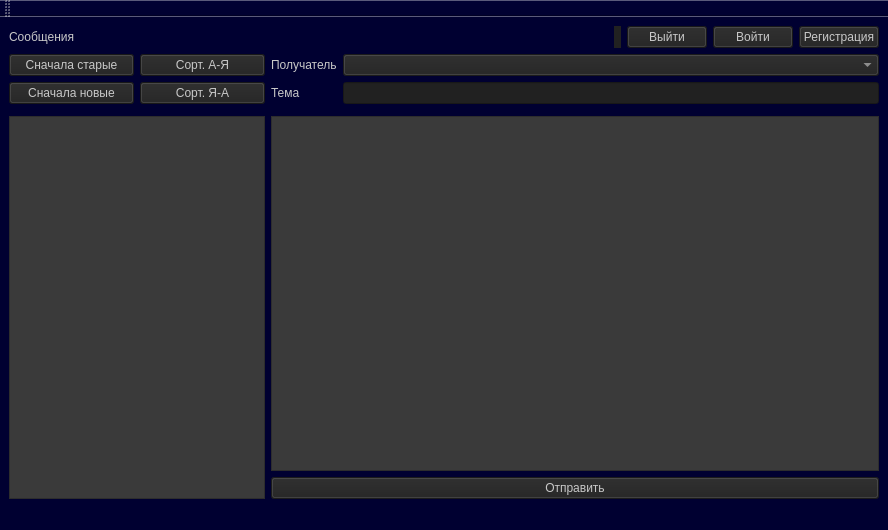
<?xml version="1.0" encoding="UTF-8"?>
<ui version="4.0">
 <class>MainWindow</class>
 <widget class="QMainWindow" name="MainWindow">
  <property name="geometry">
   <rect>
    <x>0</x>
    <y>0</y>
    <width>888</width>
    <height>530</height>
   </rect>
  </property>
  <property name="sizePolicy">
   <sizepolicy hsizetype="Minimum" vsizetype="Preferred">
    <horstretch>0</horstretch>
    <verstretch>0</verstretch>
   </sizepolicy>
  </property>
  <property name="windowTitle">
   <string>MainWindow</string>
  </property>
  <property name="styleSheet">
   <string notr="true">background-color: rgb(0, 0, 49);</string>
  </property>
  <widget class="QWidget" name="centralwidget">
   <layout class="QGridLayout" name="gridLayout">
    <item row="0" column="0" rowspan="6">
     <layout class="QVBoxLayout" name="verticalLayout"/>
    </item>
    <item row="1" column="3">
     <widget class="QLabel" name="label_2">
      <property name="styleSheet">
       <string notr="true">color: rgb(200, 200, 200);</string>
      </property>
      <property name="text">
       <string>Получатель</string>
      </property>
     </widget>
    </item>
    <item row="0" column="4">
     <layout class="QGridLayout" name="gridLayout_7">
      <item row="1" column="3">
       <widget class="QPushButton" name="loginButton">
        <property name="styleSheet">
         <string notr="true">color: rgb(200, 200, 200);
background-color: rgb(33, 33, 33);</string>
        </property>
        <property name="text">
         <string>Войти</string>
        </property>
       </widget>
      </item>
      <item row="1" column="2">
       <widget class="QPushButton" name="logoutButton">
        <property name="styleSheet">
         <string notr="true">color: rgb(200, 200, 200);
background-color: rgb(33, 33, 33);</string>
        </property>
        <property name="text">
         <string>Выйти</string>
        </property>
       </widget>
      </item>
      <item row="1" column="4">
       <widget class="QPushButton" name="registrationButton">
        <property name="styleSheet">
         <string notr="true">color: rgb(200, 200, 200);
background-color: rgb(33, 33, 33);</string>
        </property>
        <property name="text">
         <string>Регистрация</string>
        </property>
       </widget>
      </item>
      <item row="1" column="0">
       <spacer name="horizontalSpacer">
        <property name="orientation">
         <enum>Qt::Horizontal</enum>
        </property>
        <property name="sizeHint" stdset="0">
         <size>
          <width>40</width>
          <height>20</height>
         </size>
        </property>
       </spacer>
      </item>
      <item row="1" column="1">
       <widget class="QLabel" name="usernameLabel">
        <property name="styleSheet">
         <string notr="true">color: rgb(200, 200, 200);
background-color: rgb(33, 33, 33);</string>
        </property>
        <property name="text">
         <string/>
        </property>
       </widget>
      </item>
     </layout>
    </item>
    <item row="1" column="4">
     <layout class="QGridLayout" name="gridLayout_6">
      <item row="0" column="0">
       <widget class="QComboBox" name="comboBox">
        <property name="enabled">
         <bool>false</bool>
        </property>
        <property name="styleSheet">
         <string notr="true">color: rgb(200, 200, 200);
background-color: rgb(33, 33, 33);</string>
        </property>
       </widget>
      </item>
     </layout>
    </item>
    <item row="1" column="2">
     <widget class="QPushButton" name="alphabetDownUpSortButton">
      <property name="styleSheet">
       <string notr="true">color: rgb(200, 200, 200);
background-color: rgb(33, 33, 33);
</string>
      </property>
      <property name="text">
       <string>Сорт. А-Я</string>
      </property>
     </widget>
    </item>
    <item row="2" column="3">
     <widget class="QLabel" name="label">
      <property name="styleSheet">
       <string notr="true">color: rgb(200, 200, 200);</string>
      </property>
      <property name="text">
       <string>Тема</string>
      </property>
     </widget>
    </item>
    <item row="4" column="3" colspan="2">
     <widget class="QTextEdit" name="messageTextArea">
      <property name="enabled">
       <bool>false</bool>
      </property>
      <property name="styleSheet">
       <string notr="true">color: rgb(185, 185, 185);
background-color: rgb(58, 58, 58);</string>
      </property>
     </widget>
    </item>
    <item row="1" column="1">
     <widget class="QPushButton" name="timeDownUpSortButton">
      <property name="styleSheet">
       <string notr="true">color: rgb(200, 200, 200);
background-color: rgb(33, 33, 33);</string>
      </property>
      <property name="text">
       <string>Сначала старые</string>
      </property>
     </widget>
    </item>
    <item row="2" column="2">
     <widget class="QPushButton" name="alphabetUpDownSortButton">
      <property name="styleSheet">
       <string notr="true">color: rgb(200, 200, 200);
background-color: rgb(33, 33, 33);</string>
      </property>
      <property name="text">
       <string>Сорт. Я-А</string>
      </property>
     </widget>
    </item>
    <item row="5" column="3" colspan="2">
     <widget class="QPushButton" name="sendButton">
      <property name="enabled">
       <bool>false</bool>
      </property>
      <property name="styleSheet">
       <string notr="true">color: rgb(200, 200, 200);
background-color: rgb(33, 33, 33);</string>
      </property>
      <property name="text">
       <string>Отправить</string>
      </property>
     </widget>
    </item>
    <item row="2" column="1">
     <widget class="QPushButton" name="timeUpDownSortButton">
      <property name="styleSheet">
       <string notr="true">color: rgb(200, 200, 200);
background-color: rgb(33, 33, 33);</string>
      </property>
      <property name="text">
       <string>Сначала новые</string>
      </property>
     </widget>
    </item>
    <item row="2" column="4">
     <widget class="QLineEdit" name="subjectLineEdit">
      <property name="enabled">
       <bool>false</bool>
      </property>
      <property name="styleSheet">
       <string notr="true">color: rgb(200, 200, 200);
background-color: rgb(33, 33, 33);</string>
      </property>
     </widget>
    </item>
    <item row="4" column="1" rowspan="2" colspan="2">
     <widget class="QListWidget" name="messageList">
      <property name="styleSheet">
       <string notr="true">color: rgb(200, 200, 200);
background-color: rgb(58, 58, 58);</string>
      </property>
     </widget>
    </item>
    <item row="0" column="1" colspan="2">
     <widget class="QLabel" name="label_3">
      <property name="styleSheet">
       <string notr="true">color: rgb(200, 200, 200);</string>
      </property>
      <property name="text">
       <string>Сообщения</string>
      </property>
     </widget>
    </item>
   </layout>
  </widget>
  <widget class="QStatusBar" name="statusbar"/>
  <widget class="QToolBar" name="toolBar">
   <property name="windowTitle">
    <string>toolBar</string>
   </property>
   <attribute name="toolBarArea">
    <enum>TopToolBarArea</enum>
   </attribute>
   <attribute name="toolBarBreak">
    <bool>false</bool>
   </attribute>
  </widget>
 </widget>
 <resources/>
 <connections/>
</ui>
